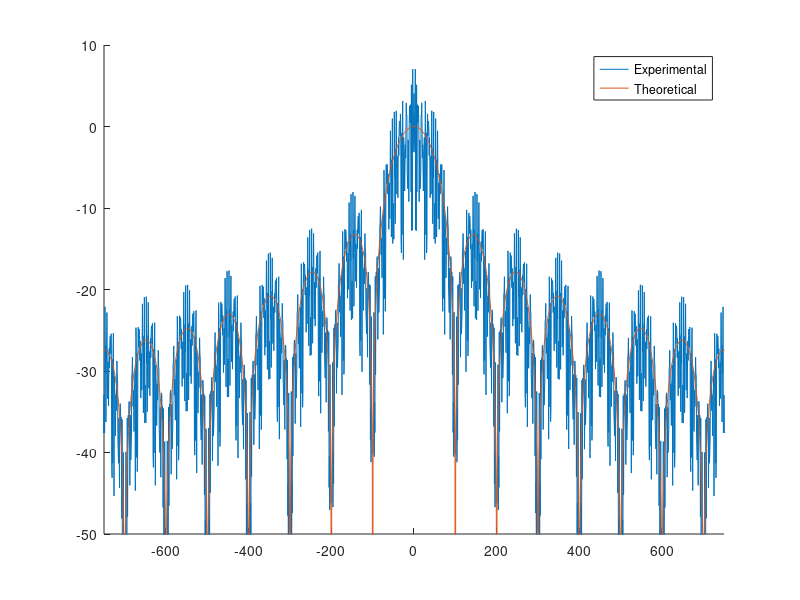

This figure's MATLAB source:
%
% Data Source
%
Na = 128; % Message word length (in bits)
T=0.01; %transfer ms to second
eta=64;
%a = [1,0,1,0,1,0,1,1,0,1]; %for step 1 to 4
a = randi([0 1], 1, Na); %for step 5
fc=400;
Ts=T/eta;
Ns=eta*Na;
disp(sprintf('Transmitted Message: %s', sprintf('%d ', a)));
%
%Symbol mapper
%
for i=1 : Na
    if a(1,i)==1
        v(1,i)=-1;
    else v(1,i)=1;
    end
end
%
%transimit filter
%
t=0:T/eta:Na*T-T/eta; %set up time period for hT
hT=1/sqrt(T)*ones(1,eta); %Sampled Normalized pulse
vt=conv(upsample(v,eta),hT);
vt=vt(1:(eta*Na));
%
%Modulator
%
vc=sqrt(2)*vt.*cos(2*pi*fc*t);
%
% Ideal Digital Channel
%
rc=vc;
rn = v; % for step2 only
%
%Demodulator
%
r0 = sqrt(2)*rc.*cos(2*pi*fc*t);
%
%Detector
%
hrT=fliplr(hT);
rt=conv(hrT,r0)*(T/eta);
rnt=rt(eta:eta:eta*Na);
%Decision Device
for i=1 : Na
    if rnt(1,i) >= 0 
        ah(1,i)=0; 
    else ah(1,i)=1; 
    end 
end
%
% Data Sink
%

%plot(t,vt); %for question 2 only
%ylim([-1.1/sqrt(T) 1.1/sqrt(T)]); %for question 2 only
Vf = fftshift(fft(vt));
freq=(-Ns/2:Ns/2-1)/(Ns*Ts);
PSD = abs(Vf).^2 * Ts / Ns .* sinc((-Ns/2:Ns/2-1)/Ns).^2;
dBvt=10*log10(PSD); %convert experimental PSD in dB unit
theoreyPSD= sinc(freq*T).^2;
dBtheorey=10*log10(theoreyPSD);
hold on
plot(freq,dBvt);
plot(freq, dBtheorey);
ylim([-50 10]);% for question 7
xlim([-750 750]); % for question 7
legend('Experimental','Theoretical');
hold off
disp(sprintf('Received Message: %s', sprintf('%d ', ah)));
nErrs = sum(xor(a, ah));
disp(sprintf('Number of errors: %d', nErrs));
